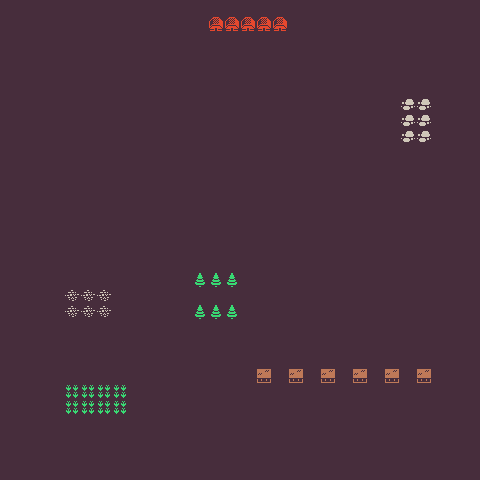

Below is a game level as drawn by its tile map, then a one-line description and the .tmx file that defines it, in full:
An orthogonal 30x30 tile map with 16x16 px tiles, 1 tile layer (Tile Layer 1).

<map version="1.10" tiledversion="1.11.2" orientation="orthogonal" renderorder="right-down" width="30" height="30" tilewidth="16" tileheight="16" infinite="0" nextlayerid="3" nextobjectid="1">
 <editorsettings>
  <export target="map.lua" format="lua" />
 </editorsettings>
 <tileset firstgid="1" source="tiles.tsx" />
 <layer id="1" name="Tile Layer 1" width="30" height="30">
  <data encoding="csv">
1,1,1,1,1,1,1,1,1,1,1,1,1,1,1,1,1,1,1,1,1,1,1,1,1,1,1,1,1,1,
1,1,1,1,1,1,1,1,1,1,1,1,1,981,981,981,981,981,1,1,1,1,1,1,1,1,1,1,1,1,
1,1,1,1,1,1,1,1,1,1,1,1,1,1,1,1,1,1,1,1,1,1,1,1,1,1,1,1,1,1,
1,1,1,1,1,1,1,1,1,1,1,1,1,1,1,1,1,1,1,1,1,1,1,1,1,1,1,1,1,1,
1,1,1,1,1,1,1,1,1,1,1,1,1,1,1,1,1,1,1,1,1,1,1,1,1,1,1,1,1,1,
1,1,1,1,1,1,1,1,1,1,1,1,1,1,1,1,1,1,1,1,1,1,1,1,1,1,1,1,1,1,
1,1,1,1,1,1,1,1,1,1,1,1,1,1,1,1,1,1,1,1,1,1,1,1,1,104,104,1,1,1,
1,1,1,1,1,1,1,1,1,1,1,1,1,1,1,1,1,1,1,1,1,1,1,1,1,104,104,1,1,1,
1,1,1,1,1,1,1,1,1,1,1,1,1,1,1,1,1,1,1,1,1,1,1,1,1,104,104,1,1,1,
1,1,1,1,1,1,1,1,1,1,1,1,1,1,1,1,1,1,1,1,1,1,1,1,1,1,1,1,1,1,
1,1,1,1,1,1,1,1,1,1,1,1,1,1,1,1,1,1,1,1,1,1,1,1,1,1,1,1,1,1,
1,1,1,1,1,1,1,1,1,1,1,1,1,1,1,1,1,1,1,1,1,1,1,1,1,1,1,1,1,1,
1,1,1,1,1,1,1,1,1,1,1,1,1,1,1,1,1,1,1,1,1,1,1,1,1,1,1,1,1,1,
1,1,1,1,1,1,1,1,1,1,1,1,1,1,1,1,1,1,1,1,1,1,1,1,1,1,1,1,1,1,
1,1,1,1,1,1,1,1,1,1,1,1,1,1,1,1,1,1,1,1,1,1,1,1,1,1,1,1,1,1,
1,1,1,1,1,1,1,1,1,1,1,1,1,1,1,1,1,1,1,1,1,1,1,1,1,1,1,1,1,1,
1,1,1,1,1,1,1,1,1,1,1,1,1,1,1,1,1,1,1,1,1,1,1,1,1,1,1,1,1,1,
1,1,1,1,1,1,1,1,1,1,1,1,51,51,51,1,1,1,1,1,1,1,1,1,1,1,1,1,1,1,
1,1,1,1,69,69,69,1,1,1,1,1,1,1,1,1,1,1,1,1,1,1,1,1,1,1,1,1,1,1,
1,1,1,1,69,69,69,1,1,1,1,1,51,51,51,1,1,1,1,1,1,1,1,1,1,1,1,1,1,1,
1,1,1,1,1,1,1,1,1,1,1,1,1,1,1,1,1,1,1,1,1,1,1,1,1,1,1,1,1,1,
1,1,1,1,1,1,1,1,1,1,1,1,1,1,1,1,1,1,1,1,1,1,1,1,1,1,1,1,1,1,
1,1,1,1,1,1,1,1,1,1,1,1,1,1,1,1,1,1,1,1,1,1,1,1,1,1,1,1,1,1,
1,1,1,1,1,1,1,1,1,1,1,1,1,1,1,1,747,1,747,1,747,1,747,1,747,1,747,1,1,1,
1,1,1,1,311,311,311,311,1,1,1,1,1,1,1,1,1,1,1,1,1,1,1,1,1,1,1,1,1,1,
1,1,1,1,311,311,311,311,1,1,1,1,1,1,1,1,1,1,1,1,1,1,1,1,1,1,1,1,1,1,
1,1,1,1,1,1,1,1,1,1,1,1,1,1,1,1,1,1,1,1,1,1,1,1,1,1,1,1,1,1,
1,1,1,1,1,1,1,1,1,1,1,1,1,1,1,1,1,1,1,1,1,1,1,1,1,1,1,1,1,1,
1,1,1,1,1,1,1,1,1,1,1,1,1,1,1,1,1,1,1,1,1,1,1,1,1,1,1,1,1,1,
1,1,1,1,1,1,1,1,1,1,1,1,1,1,1,1,1,1,1,1,1,1,1,1,1,1,1,1,1,1
</data>
 </layer>
 <objectgroup id="2" name="Object Layer 1" />
</map>
